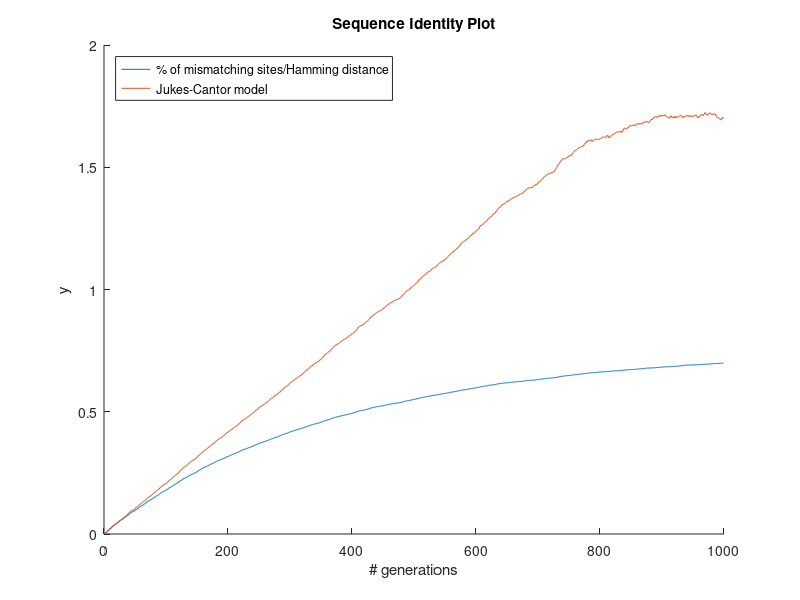

Recreate this plot in MATLAB.
fileID = fopen('q1_output.txt','r');

formatSpec = '%d %f %f';
sizeA = [3 Inf];

A = fscanf(fileID,formatSpec,sizeA);
fclose(fileID);

A = A';

x = A(:,1);
y1 = A(:,2);
y2 = A(:,3);

figure; hold on
a1 = plot(x,y1); M1 = '% of mismatching sites/Hamming distance';
a2 = plot(x,y2); M2 = 'Jukes-Cantor model                     ';
legend([a1; a2], [M1; M2],'Location','northwest');

title('Sequence Identity Plot')
xlabel('# generations')
ylabel('y')